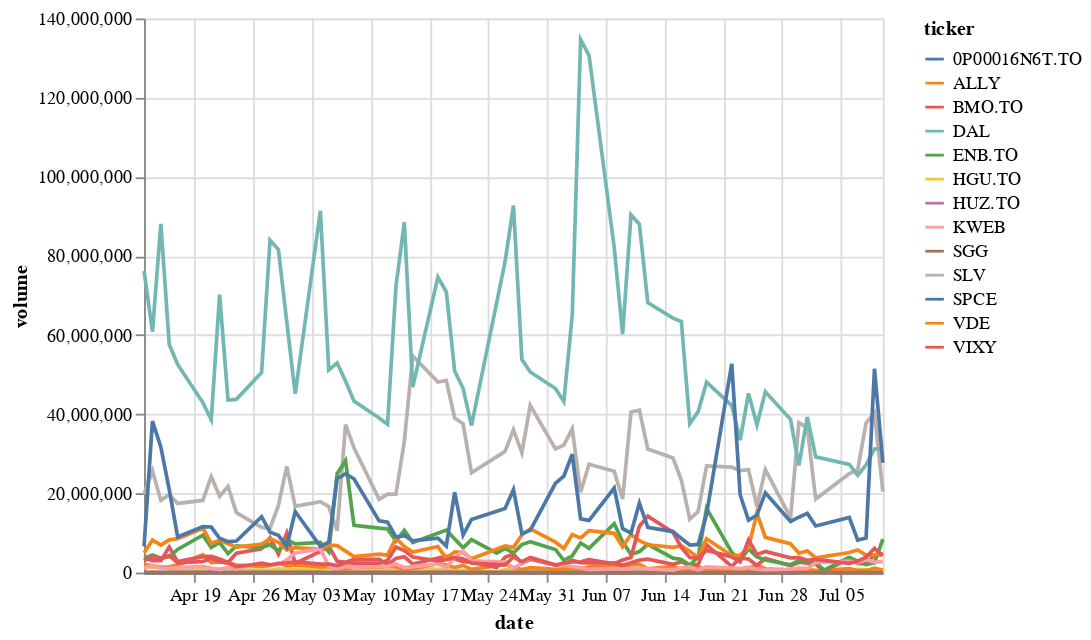

The code cell stored with this chart in its notebook:
### Code cell
# generate plots
import altair as alt


alt.Chart(df).mark_line().encode(x='date',y='volume', column = 'ticker')
alt.Chart(df).mark_line().encode(x='date',y='volume', color = 'ticker:N')

### Figure 1 — Vega-Lite specification as saved in the notebook (floating-point values rounded to 4 significant figures; data arrays with more than 128 entries replaced by an {"elided": "..."} marker saying what was removed)
{"config": {"view": {"continuousWidth": 400, "continuousHeight": 300}}, "data": {"name": "data-aab8410ebec8e2b81a69b788f86ad75c"}, "mark": "line", "encoding": {"color": {"type": "nominal", "field": "ticker"}, "x": {"type": "temporal", "field": "date"}, "y": {"type": "quantitative", "field": "volume"}}, "$schema": "https://vega.github.io/schema/vega-lite/v4.8.1.json", "datasets": {"data-aab8410ebec8e2b81a69b788f86ad75c": {"elided": "819 records"}}}
